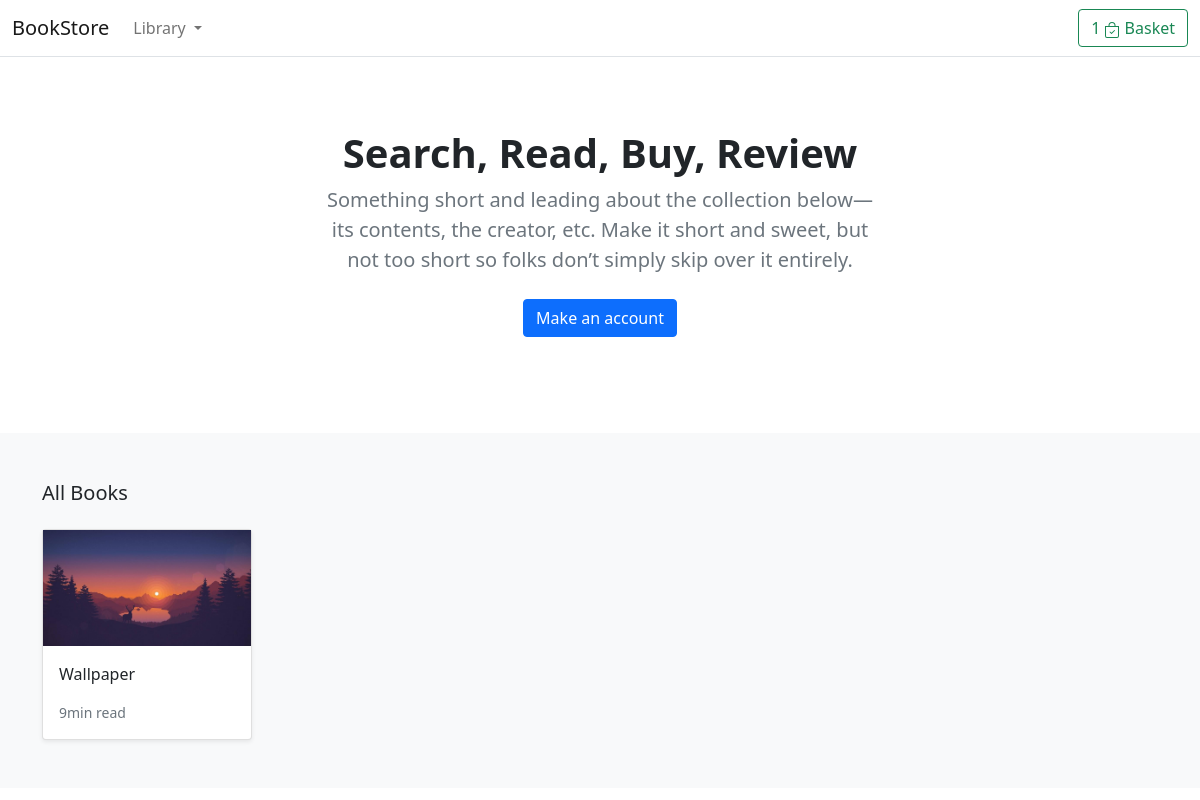
The page / on the database its author committed.
### store/models.py (models this page shows, shortened)
class Product(models.Model):
    category = models.ForeignKey(Category, related_name='product', on_delete=models.CASCADE)
    created_by = models.ForeignKey(User, on_delete=models.CASCADE, related_name="product_creator")
    title = models.CharField(max_length=255)
    author = models.CharField(max_length=255, default='admin')
    description = models.TextField(blank=True)
    image = models.ImageField(upload_to='images', default='images/default.png')
    slug = models.SlugField(max_length=255)
    price = models.DecimalField(max_digits=4, decimal_places=2)
    in_stock = models.BooleanField(default=True)
    is_active = models.BooleanField(default=True)
    created = models.DateTimeField(auto_now_add=True)
    updated = models.DateTimeField(auto_now=True)
    objects = models.Manager()
    products = ProductManager()
    class Meta:
        verbose_name_plural = 'Products'
        ordering = ('-created',)
    def get_absolute_url(self):
        return reverse('store:product_detail', args=[self.slug])

### store/views.py (the view)
# urls.py: path('', views.products_all.as_view(), name='products_all'), # Home view
class products_all(View):
    def get(self, request):
        products = Product.products.all()
        return render(request, 'store/home.html', {'products': products})

### basket/context_processors.py (called while the page is built)
def basket(request):
    return {
        'basket': Basket(request)
    }

### store/context_processors.py (called while the page is built)
def categories(request):
    return {
        'categories': Category.objects.all()
    }

### store/models.py (called while the page is built)
    def get_queryset(self):
        return super(ProductManager, self).get_queryset().filter(is_active=True)

    def get_absolute_url(self):
        return reverse('store:category_list', args=[self.slug])

### templates/store/home.html (shortened to what this page needs)
{% extends '../base.html' %}
{% load static %}
{% block content %}
<main>
    <section class="py-5 text-center container">
        <div class="row py-lg-4">
          <div class="col-lg-6 col-md-8 mx-auto">
            <h1 class="h1 fw-bold">Search, Read, Buy, Review</h1>
            <p class="lead text-muted">Something short and leading about the collection below—its contents, the creator,
              etc. Make it short and sweet, but not too short so folks don’t simply skip over it entirely.</p>
            <p>
              <a href="#" class="btn btn-primary my-2">Make an account</a>
            </p>
          </div>
        </div>
      </section>
      <div class="album py-5 bg-light">
        <div class="container">
          <div class="pb-3 h5">All Books</div>
          <div class="row row-cols-1 row-cols-sm-2 row-cols-md-5 g-3">
            {% for product in products %}
            <div class="col">
              <div class="card shadow-sm">
                <img class="img-fluid" alt="Responsive image" src="{{ product.image.url }}">
                <div class="card-body">
                  <p class="card-text">
                    <a class="text-dark text-decoration-none" href="{{ product.get_absolute_url }}">{{ product.title }}</a>
                  </p>
                  <div class="d-flex justify-content-between align-items-center">
                    <small class="text-muted">9min read</small>
                  </div>
                </div>
              </div>
            </div>
            {% endfor %}
          </div>
        </div>
      </div>
</main>
{% endblock content %}

### rows shown on the page
Product: image (picture), title "Wallpaper"
